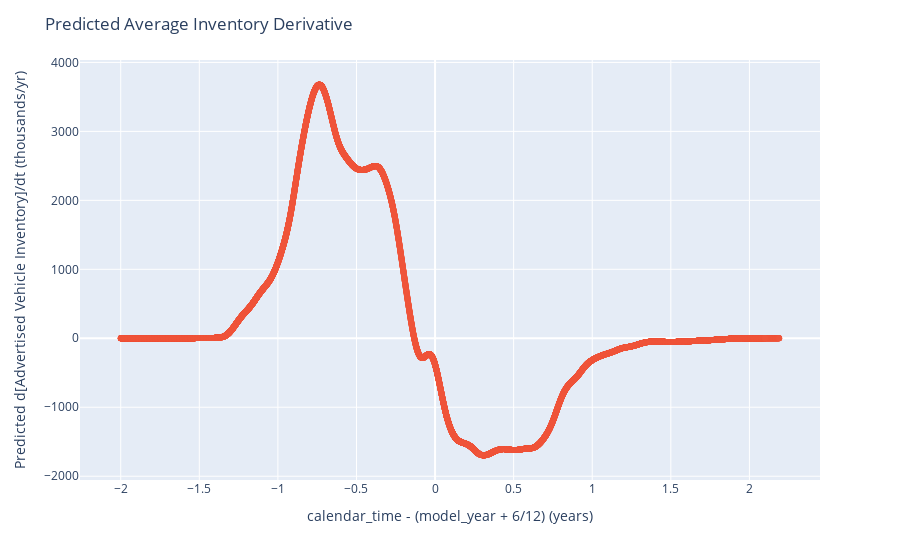

Write notebook code for a chart like this one.
### Code cell
fig = px.scatter()
fig.add_scatter(
    x=(mixed_years_2
        .select("yr_diff")
        .to_series()
    ),
    y=predicted_inventory_derivative,
    mode="markers",
    name=f"{yr}"
)

fig.update_layout(
    title=dict(text="Predicted Average Inventory Derivative"),
    xaxis=dict(
        title=dict(
            text="calendar_time - (model_year + 6/12) (years)"
        )
    ),
    yaxis=dict(
        title=dict(
            text="Predicted d[Advertised Vehicle Inventory]/dt (thousands/yr)"
        )
    )
)

# Show the figure
fig.show()

### Figure 1 — Plotly figure (JSON) as saved in the notebook; plotly's stock layout.template omitted (floating-point values rounded to 4 significant figures; data arrays with more than 128 entries replaced by an {"elided": "..."} marker saying what was removed)
{"data": [{"hovertemplate": "<extra></extra>", "legendgroup": "", "marker": {"color": "#636efa", "symbol": "circle"}, "mode": "markers", "name": "", "orientation": "v", "showlegend": false, "type": "scatter", "xaxis": "x", "yaxis": "y"}, {"mode": "markers", "name": "2025", "type": "scatter", "x": {"elided": "11925 float values"}, "y": {"elided": "11925 float values"}}], "layout": {"legend": {"tracegroupgap": 0}, "margin": {"t": 60}, "title": {"text": "Predicted Average Inventory Derivative"}, "xaxis": {"anchor": "y", "domain": [0, 1], "title": {"text": "calendar_time - (model_year + 6/12) (years)"}}, "yaxis": {"anchor": "x", "domain": [0, 1], "title": {"text": "Predicted d[Advertised Vehicle Inventory]/dt (thousands/yr)"}}}}
